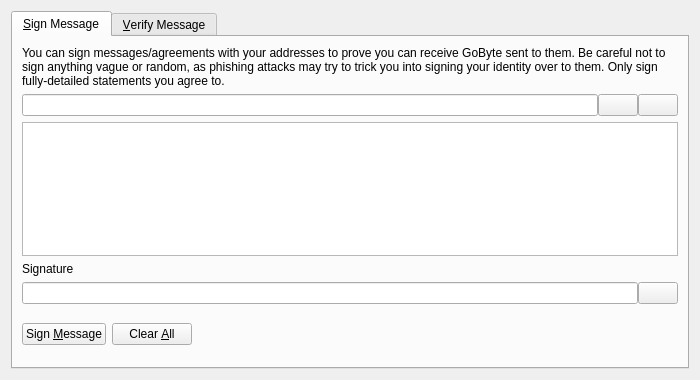
<?xml version="1.0" encoding="UTF-8"?>
<ui version="4.0">
 <class>SignVerifyMessageDialog</class>
 <widget class="QDialog" name="SignVerifyMessageDialog">
  <property name="geometry">
   <rect>
    <x>0</x>
    <y>0</y>
    <width>700</width>
    <height>380</height>
   </rect>
  </property>
  <property name="windowTitle">
   <string>Signatures - Sign / Verify a Message</string>
  </property>
  <property name="modal">
   <bool>true</bool>
  </property>
  <layout class="QVBoxLayout" name="verticalLayout">
   <item>
    <widget class="QTabWidget" name="tabWidget">
     <property name="currentIndex">
      <number>0</number>
     </property>
     <widget class="QWidget" name="tabSignMessage">
      <attribute name="title">
       <string>&amp;Sign Message</string>
      </attribute>
      <layout class="QVBoxLayout" name="verticalLayout_SM">
       <item>
        <widget class="QLabel" name="infoLabel_SM">
         <property name="text">
          <string>You can sign messages/agreements with your addresses to prove you can receive GoByte sent to them. Be careful not to sign anything vague or random, as phishing attacks may try to trick you into signing your identity over to them. Only sign fully-detailed statements you agree to.</string>
         </property>
         <property name="textFormat">
          <enum>Qt::PlainText</enum>
         </property>
         <property name="wordWrap">
          <bool>true</bool>
         </property>
        </widget>
       </item>
       <item>
        <layout class="QHBoxLayout" name="horizontalLayout_1_SM">
         <property name="spacing">
          <number>0</number>
         </property>
         <item>
          <widget class="QValidatedLineEdit" name="addressIn_SM">
           <property name="toolTip">
            <string>The GoByte address to sign the message with</string>
           </property>
          </widget>
         </item>
         <item>
          <widget class="QPushButton" name="addressBookButton_SM">
           <property name="toolTip">
            <string>Choose previously used address</string>
           </property>
           <property name="text">
            <string/>
           </property>
           <property name="shortcut">
            <string>Alt+A</string>
           </property>
           <property name="autoDefault">
            <bool>false</bool>
           </property>
          </widget>
         </item>
         <item>
          <widget class="QPushButton" name="pasteButton_SM">
           <property name="toolTip">
            <string>Paste address from clipboard</string>
           </property>
           <property name="text">
            <string/>
           </property>
           <property name="shortcut">
            <string>Alt+P</string>
           </property>
           <property name="autoDefault">
            <bool>false</bool>
           </property>
          </widget>
         </item>
        </layout>
       </item>
       <item>
        <widget class="QPlainTextEdit" name="messageIn_SM">
         <property name="toolTip">
          <string>Enter the message you want to sign here</string>
         </property>
        </widget>
       </item>
       <item>
        <widget class="QLabel" name="signatureLabel_SM">
         <property name="text">
          <string>Signature</string>
         </property>
         <property name="textFormat">
          <enum>Qt::PlainText</enum>
         </property>
        </widget>
       </item>
       <item>
        <layout class="QHBoxLayout" name="horizontalLayout_2_SM">
         <property name="spacing">
          <number>0</number>
         </property>
         <item>
          <widget class="QLineEdit" name="signatureOut_SM">
           <property name="font">
            <font>
             <italic>true</italic>
            </font>
           </property>
           <property name="readOnly">
            <bool>true</bool>
           </property>
          </widget>
         </item>
         <item>
          <widget class="QPushButton" name="copySignatureButton_SM">
           <property name="toolTip">
            <string>Copy the current signature to the system clipboard</string>
           </property>
           <property name="text">
            <string/>
           </property>
           <property name="autoDefault">
            <bool>false</bool>
           </property>
          </widget>
         </item>
        </layout>
       </item>
       <item>
        <layout class="QHBoxLayout" name="horizontalLayout_3_SM">
         <item>
          <widget class="QPushButton" name="signMessageButton_SM">
           <property name="toolTip">
            <string>Sign the message to prove you own this GoByte address</string>
           </property>
           <property name="text">
            <string>Sign &amp;Message</string>
           </property>
           <property name="autoDefault">
            <bool>false</bool>
           </property>
          </widget>
         </item>
         <item>
          <widget class="QPushButton" name="clearButton_SM">
           <property name="toolTip">
            <string>Reset all sign message fields</string>
           </property>
           <property name="text">
            <string>Clear &amp;All</string>
           </property>
           <property name="autoDefault">
            <bool>false</bool>
           </property>
          </widget>
         </item>
         <item>
          <spacer name="horizontalSpacer_1_SM">
           <property name="orientation">
            <enum>Qt::Horizontal</enum>
           </property>
           <property name="sizeHint" stdset="0">
            <size>
             <width>40</width>
             <height>48</height>
            </size>
           </property>
          </spacer>
         </item>
         <item>
          <widget class="QLabel" name="statusLabel_SM">
           <property name="font">
            <font>
             <weight>75</weight>
             <bold>true</bold>
            </font>
           </property>
           <property name="text">
            <string/>
           </property>
           <property name="wordWrap">
            <bool>true</bool>
           </property>
          </widget>
         </item>
         <item>
          <spacer name="horizontalSpacer_2_SM">
           <property name="orientation">
            <enum>Qt::Horizontal</enum>
           </property>
           <property name="sizeHint" stdset="0">
            <size>
             <width>40</width>
             <height>48</height>
            </size>
           </property>
          </spacer>
         </item>
        </layout>
       </item>
      </layout>
     </widget>
     <widget class="QWidget" name="tabVerifyMessage">
      <attribute name="title">
       <string>&amp;Verify Message</string>
      </attribute>
      <layout class="QVBoxLayout" name="verticalLayout_VM">
       <item>
        <widget class="QLabel" name="infoLabel_VM">
         <property name="text">
          <string>Enter the receiver's address, message (ensure you copy line breaks, spaces, tabs, etc. exactly) and signature below to verify the message. Be careful not to read more into the signature than what is in the signed message itself, to avoid being tricked by a man-in-the-middle attack. Note that this only proves the signing party receives with the address, it cannot prove sendership of any transaction!</string>
         </property>
         <property name="textFormat">
          <enum>Qt::PlainText</enum>
         </property>
         <property name="alignment">
          <set>Qt::AlignLeading|Qt::AlignLeft|Qt::AlignTop</set>
         </property>
         <property name="wordWrap">
          <bool>true</bool>
         </property>
        </widget>
       </item>
       <item>
        <layout class="QHBoxLayout" name="horizontalLayout_1_VM">
         <property name="spacing">
          <number>0</number>
         </property>
         <item>
          <widget class="QValidatedLineEdit" name="addressIn_VM">
           <property name="toolTip">
            <string>The GoByte address the message was signed with</string>
           </property>
          </widget>
         </item>
         <item>
          <widget class="QPushButton" name="addressBookButton_VM">
           <property name="toolTip">
            <string>Choose previously used address</string>
           </property>
           <property name="text">
            <string/>
           </property>
           <property name="shortcut">
            <string>Alt+A</string>
           </property>
           <property name="autoDefault">
            <bool>false</bool>
           </property>
          </widget>
         </item>
        </layout>
       </item>
       <item>
        <widget class="QPlainTextEdit" name="messageIn_VM"/>
       </item>
       <item>
        <widget class="QValidatedLineEdit" name="signatureIn_VM"/>
       </item>
       <item>
        <layout class="QHBoxLayout" name="horizontalLayout_2_VM">
         <item>
          <widget class="QPushButton" name="verifyMessageButton_VM">
           <property name="toolTip">
            <string>Verify the message to ensure it was signed with the specified GoByte address</string>
           </property>
           <property name="text">
            <string>Verify &amp;Message</string>
           </property>
           <property name="autoDefault">
            <bool>false</bool>
           </property>
          </widget>
         </item>
         <item>
          <widget class="QPushButton" name="clearButton_VM">
           <property name="toolTip">
            <string>Reset all verify message fields</string>
           </property>
           <property name="text">
            <string>Clear &amp;All</string>
           </property>
           <property name="autoDefault">
            <bool>false</bool>
           </property>
          </widget>
         </item>
         <item>
          <spacer name="horizontalSpacer_1_VM">
           <property name="orientation">
            <enum>Qt::Horizontal</enum>
           </property>
           <property name="sizeHint" stdset="0">
            <size>
             <width>40</width>
             <height>48</height>
            </size>
           </property>
          </spacer>
         </item>
         <item>
          <widget class="QLabel" name="statusLabel_VM">
           <property name="font">
            <font>
             <weight>75</weight>
             <bold>true</bold>
            </font>
           </property>
           <property name="text">
            <string/>
           </property>
           <property name="wordWrap">
            <bool>true</bool>
           </property>
          </widget>
         </item>
         <item>
          <spacer name="horizontalSpacer_2_VM">
           <property name="orientation">
            <enum>Qt::Horizontal</enum>
           </property>
           <property name="sizeHint" stdset="0">
            <size>
             <width>40</width>
             <height>48</height>
            </size>
           </property>
          </spacer>
         </item>
        </layout>
       </item>
      </layout>
     </widget>
    </widget>
   </item>
  </layout>
 </widget>
 <customwidgets>
  <customwidget>
   <class>QValidatedLineEdit</class>
   <extends>QLineEdit</extends>
   <header>qvalidatedlineedit.h</header>
  </customwidget>
 </customwidgets>
 <resources>
  <include location="../gobyte.qrc"/>
 </resources>
 <connections/>
</ui>
